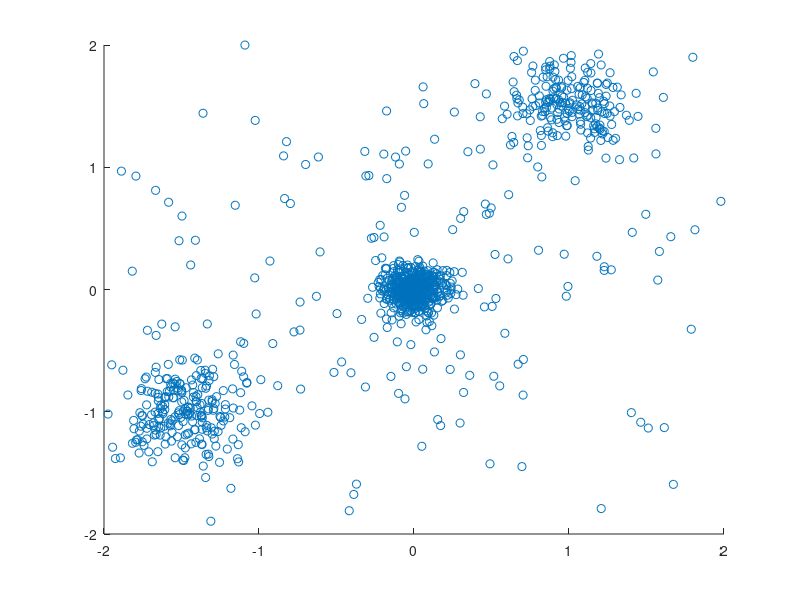

This figure's MATLAB source:
%% Script to generate the 2D Firework Dataset
clear; clc;
rng(0);

%% Initialize Parameters
numPoints = 500;
numClusters = 4;
pointsPerCluster = numPoints/numClusters;
numWaypoints = 6;
numFramesPerWaypoint = 25;
mu = [0; 0];
sigma = .1;
t = 1/numFramesPerWaypoint;
dataSet = cell(1,numWaypoints*numFramesPerWaypoint+1); % Initialize cell to store data
clusteredPoints = cell(1,numWaypoints*numFramesPerWaypoint+1); % Initialize cell to store data
epsilonNoise = 1; % trajectory variation
epsilon = .2;
removedIndices = cell(1,numWaypoints*numFramesPerWaypoint+1);

                          
%% Determine which type of point to add

%Create a vector of 1000 random values. Use the rand function to draw the values from a uniform distribution in the open interval, (50,100).
cases = 3;
iterations = 151;
r = randi([1,cases],151,1);

%% Set up a single cluster for the initial frame
dataSet{1} = normrnd(repmat(mu,1,numPoints),sigma);
clusteredPoints{1} = reshape(dataSet{1}(:,randperm(numPoints)),2,pointsPerCluster,numClusters);
M = 1;
for i = 1:numWaypoints
    for j=1:numFramesPerWaypoint
        for k = 1:numClusters
            index = (i-1)*numFramesPerWaypoint + j;
            points = clusteredPoints{index}(:,:,k);
            Random = r(M);
            if Random == 1
                newData = normrnd(repmat([0;0],1,1),epsilonNoise);
            elseif Random == 2
                newData = normrnd(repmat([1;1.5],1,1),epsilon);
            else
                newData = normrnd(repmat([-1.5;-1],1,1),epsilon);
            end
            clusteredPoints{index+1}(:,:,k) = [points, newData];%pointsPerCluster)];
        end
        dataSet{index+1} = reshape(clusteredPoints{index+1},2,numPoints+numClusters*M);
        M=M+1;
    end
end

save('AddingdataSet2','dataSet','removedIndices')

%% Display 
figure(1)

for k = 1:numWaypoints
    for j = 1:numFramesPerWaypoint
        scatter(dataSet{(k-1)*numFramesPerWaypoint + j}(1,:),dataSet{(k-1)*numFramesPerWaypoint + j}(2,:))
        axis([-2,2,-2,2])
        drawnow
        pause(.1)
    end
end

